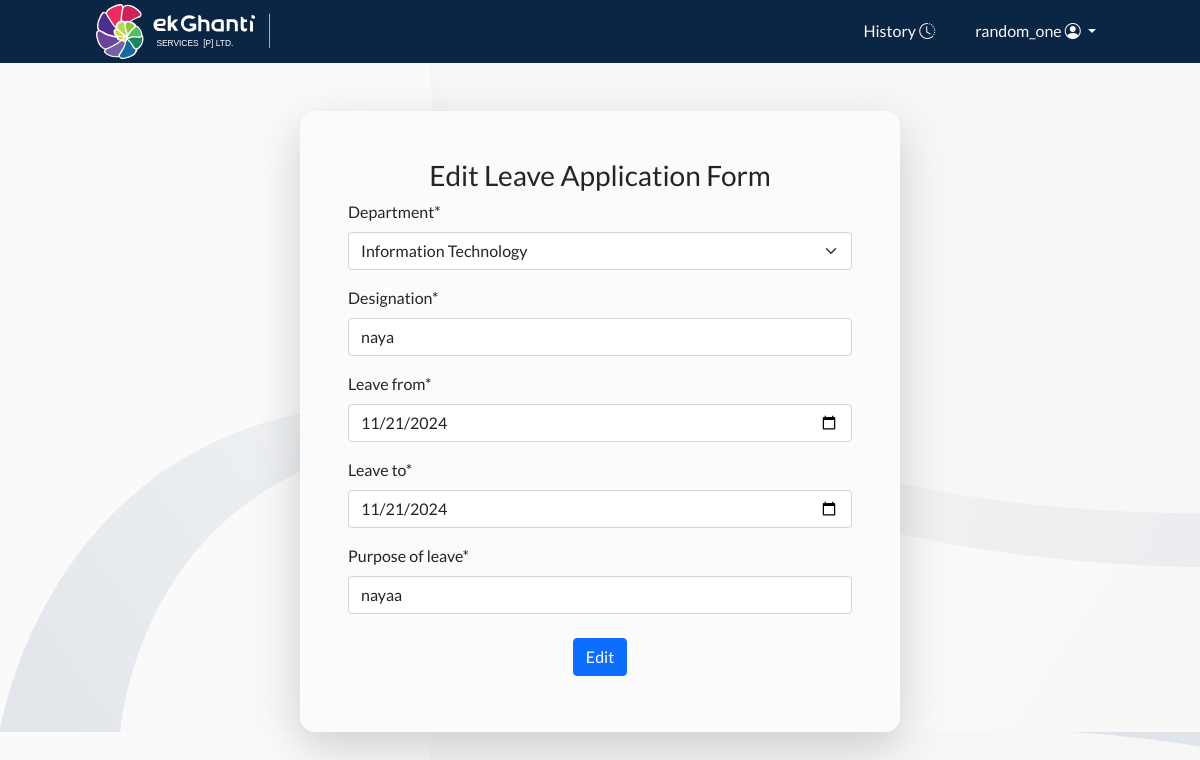
Page /edit_form/40/ (signed in) on the committed database.
### leaveapp/models.py (models this page shows, shortened)
class LeaveRequest(models.Model):
    DEPARTMENT_CHOICES = [
        ('IT','Information Technology'),
        ('HR','Human Resource'),
        ('BS','Business'),
    ]
    name = models.CharField(max_length=50)
    designation = models.CharField(max_length=30)
    department = models.CharField(max_length=30,choices=DEPARTMENT_CHOICES)
    leave_from = models.DateField()
    leave_to = models.DateField()
    total_leave_days = models.IntegerField(default=0)
    purpose_of_leave = models.CharField(max_length=50)
    leave_applied_date = models.DateField(auto_now_add=True)
    signature_of_applicant = models.CharField(max_length=30)
    approved_by_supervisor = models.BooleanField(default=False)
    approved_by_hr = models.BooleanField(default=False)
    user = models.ForeignKey(User,on_delete=models.SET_NULL,null=True,blank=True)

### leaveapp/views.py (the view)
# urls.py: path('edit_form/<int:id>/',edit_leave_request,name='edit_form'),
@login_required(login_url='login_user')
def edit_leave_request(request,id):
    leave_request = get_object_or_404(LeaveRequest,id=id)
    edit_form = LeaveRequestForm(instance=leave_request)
    if request.method == 'POST':
        edit_form = LeaveRequestForm(request.POST,instance=leave_request)
        if edit_form.is_valid():
            edit_form.save()
            messages.success(request,"The form has been successfully updated.")
            return redirect('history')
        else:
            messages.error(request,"Please! correct the errors:")
    else:
        edit_form = LeaveRequestForm(instance=leave_request)
    context = {
        'edit_form' : edit_form,
        'leave_request':leave_request,
    }
    return render(request,'edit_form.html',context)

### leaveapp/forms.py (shortened to what this page needs)
class LeaveRequestForm(forms.ModelForm):
    class Meta:
        model = LeaveRequest
        fields = [
            'department',
            'designation',
            'leave_from',
            'leave_to',
            'purpose_of_leave',
        ]
    designation = forms.CharField(max_length=30)
    department = forms.ChoiceField(
        choices=LeaveRequest.DEPARTMENT_CHOICES
    )
    leave_from = forms.DateField(widget=forms.DateInput(attrs={'type':'date'}),initial=date.today())
    leave_to = forms.DateField(widget=forms.DateInput(attrs={'type':'date'}),initial=date.today())
    purpose_of_leave = forms.CharField(max_length=50)

### leaveapp/templates/edit_form.html (shortened to what this page needs)
{% extends 'base.html' %}
{% block navbar %}
{% include 'navbar.html' %}
{% endblock navbar %}
{% block content %}
{% load crispy_forms_tags %}
<div class="container form-custom mt-5 shadow-lg p-5 form-container">
    <h3 class="text-center  ">Edit Leave Application Form</h3>
    <form method="post" class="d-flex flex-column align-items-center">
        <div class=" w-100">
             {{ edit_form | crispy }}
        </div>
       <div>
            <button class="btn btn-primary my-2 " name='edit'>Edit</button>
       </div>
    </form>
</div>
{% endblock content %}

### leaveapp/templates/navbar.html (shortened to what this page needs)
{% load static %}
<nav class="navbar navbar-expand-lg navbar-dark p-0 m-0 d-flex justify-content-between align-items-center ">
  <a class="text-white my-1 mx-5" href="{% url 'leave_request' %}">
  <img class='w-50 ms-5' src="{% static 'images/logo_main_light.svg' %}">
  </a>
  <div class="me-5" id="navbarTogglerDemo02">
    <ul class="navbar-nav me-5 mt-2 mt-lg-0 ">
      <li class="nav-item me-4 ">
        <a class="nav-link text-light" href="{% url 'history' %}">History <i class="bi bi-clock-history"></i></a>
      </li>
      {% if request.user.is_authenticated %}
        <div class="dropdown show">
          <a class="nav-link text-light dropdown-toggle" href="#" role="button" id="dropdownMenuLink" data-toggle="dropdown" aria-haspopup="true" aria-expanded="false">
            {{request.user.username}} <i class="bi bi-person-circle"></i>
          </a>
        </div>
      {% endif %}
    </ul>
  </div>
</nav>

### static/css/style.css (style rules this page uses)
:root { --font-primary : 'Lato',sans-serif; --color-white : #FBFBFB; --color-powder_blue : #8DA9C4; --color-yale_blue : #134074; --color-berkeley_blue : #13315C; --color-oxford_blue : #0B2545; }
* { font-family: var(--font-primary); }
.background { background:url('/static/images/background-img.svg'); background-size:cover; background-repeat: repeat-y; }
.form-custom { background-color: var(--color-white); border-radius: 15px; }
.navbar { background-color: var(--color-oxford_blue); }
.form-container { width: 50%; }

### rows in the picture
LeaveRequest: department "Information Technology", designation "naya", leave_from "11/21/2024", leave_to "11/21/2024", purpose_of_leave "nayaa"

### other values in the picture
{{ request.user.username }} "random_one"
